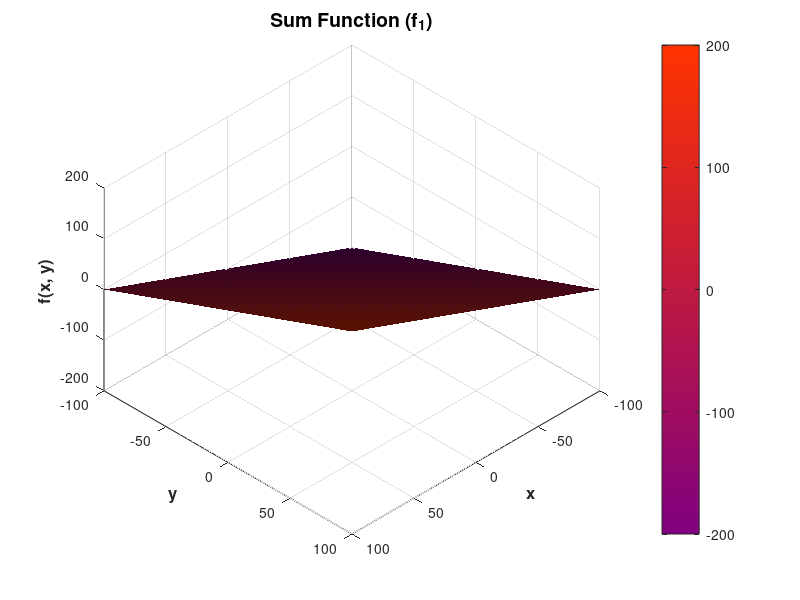

The MATLAB source for this figure: (Note: this script raises an error after producing the figure.)
clc;
clear;
close all;

% Define parameters for each function
functions = {@(x, y) x + y, ...                                % f1: Sum of elements
             @(x, y) max(abs(x), abs(y)), ...                 % f2: Schwefel 2.21
             @(x, y) abs(x) + abs(y) + abs(x).*abs(y), ...    % f3: Schwefel 2.22
             @(x, y) x.^4 + y.^4 + rand(size(x)), ...         % f4: Quartic Noise
             @(x, y) 10*2 + (x.^2 - 10*cos(2*pi*x)) + (y.^2 - 10*cos(2*pi*y)), ... % f5: Rastrigin
             @(x, y) -20*exp(-0.2*sqrt(0.5*(x.^2 + y.^2))) - exp(0.5*(cos(2*pi*x) + cos(2*pi*y))) + 20 + exp(1)}; % f6: Ackley

% Define domains and resolutions
domains = {[-100, 100, 5], ...
           [-100, 100, 5], ...
           [-10, 10, 1], ...
           [-1.28, 1.28, 0.1], ...
           [-5.12, 5.12, 0.5], ...
           [-32, 32, 1]};

% Titles for the plots
titles = {"Sum Function (f_1)", "Schwefel 2.21 (f_2)", "Schwefel 2.22 (f_3)", ...
          "Quartic Noise (f_4)", "Rastrigin (f_5)", "Ackley (f_6)"};

% Create separate figures for each function
for i = 1:length(functions)
    figure;
    domain = domains{i};
    x = domain(1):domain(3):domain(2);
    y = domain(1):domain(3):domain(2);
    [X, Y] = meshgrid(x, y);
    Z = functions{i}(X, Y);

    % Plot each function with enhanced visual appearance
    surf(X, Y, Z, 'EdgeColor', 'none', 'FaceLighting', 'gouraud');
    title(titles{i}, 'FontSize', 14, 'FontWeight', 'bold');
    xlabel('x', 'FontSize', 12, 'FontWeight', 'bold');
    ylabel('y', 'FontSize', 12, 'FontWeight', 'bold');
    zlabel('f(x, y)', 'FontSize', 12, 'FontWeight', 'bold');
    colormap([linspace(0.5, 1, 256)', linspace(0, 0.2, 256)', linspace(0.5, 0, 256)']); % Purple-Red Colormap
    colorbar;
    view(135, 45); % Adjust viewing angle for better visualization
    light('Position', [1, 1, 1], 'Style', 'infinite'); % Add lighting
    lighting phong;
    material shiny;
    axis tight;
    grid on;
    set(gca, 'FontSize', 10, 'LineWidth', 1.2);
end
